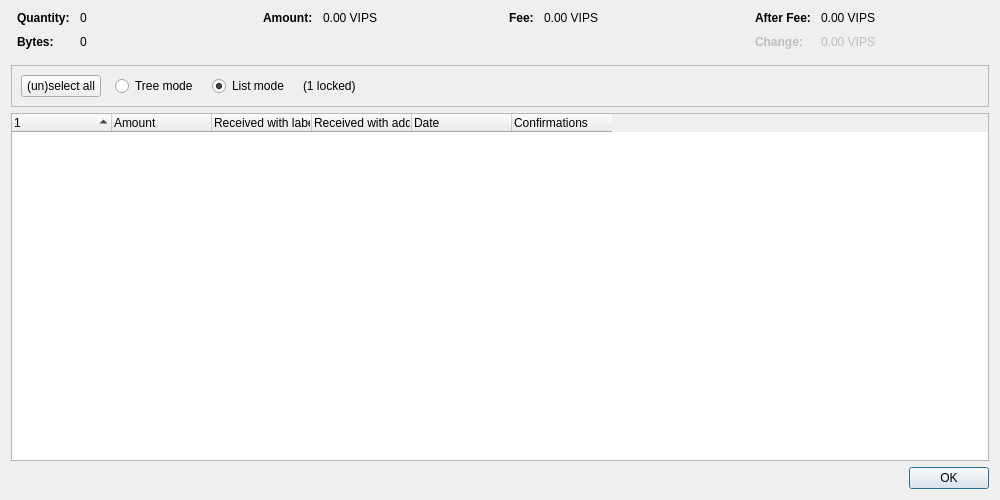
<?xml version="1.0" encoding="UTF-8"?>
<ui version="4.0">
 <class>CoinControlDialog</class>
 <widget class="QDialog" name="CoinControlDialog">
  <property name="geometry">
   <rect>
    <x>0</x>
    <y>0</y>
    <width>1000</width>
    <height>500</height>
   </rect>
  </property>
  <property name="windowTitle">
   <string>Coin Selection</string>
  </property>
  <layout class="QVBoxLayout" name="verticalLayout">
   <item>
    <layout class="QHBoxLayout" name="horizontalLayoutTop" stretch="0,0,0,0">
     <property name="topMargin">
      <number>0</number>
     </property>
     <property name="bottomMargin">
      <number>10</number>
     </property>
     <item>
      <layout class="QFormLayout" name="formLayoutCoinControl1">
       <property name="labelAlignment">
        <set>Qt::AlignLeft|Qt::AlignVCenter</set>
       </property>
       <property name="horizontalSpacing">
        <number>10</number>
       </property>
       <property name="verticalSpacing">
        <number>10</number>
       </property>
       <property name="leftMargin">
        <number>6</number>
       </property>
       <property name="rightMargin">
        <number>6</number>
       </property>
       <item row="0" column="0">
        <widget class="QLabel" name="labelCoinControlQuantityText">
         <property name="font">
          <font>
           <weight>75</weight>
           <bold>true</bold>
          </font>
         </property>
         <property name="text">
          <string>Quantity:</string>
         </property>
        </widget>
       </item>
       <item row="0" column="1">
        <widget class="QLabel" name="labelCoinControlQuantity">
         <property name="cursor">
          <cursorShape>IBeamCursor</cursorShape>
         </property>
         <property name="contextMenuPolicy">
          <enum>Qt::ActionsContextMenu</enum>
         </property>
         <property name="text">
          <string notr="true">0</string>
         </property>
         <property name="textInteractionFlags">
          <set>Qt::LinksAccessibleByMouse|Qt::TextSelectableByMouse</set>
         </property>
        </widget>
       </item>
       <item row="1" column="0">
        <widget class="QLabel" name="labelCoinControlBytesText">
         <property name="font">
          <font>
           <weight>75</weight>
           <bold>true</bold>
          </font>
         </property>
         <property name="text">
          <string>Bytes:</string>
         </property>
        </widget>
       </item>
       <item row="1" column="1">
        <widget class="QLabel" name="labelCoinControlBytes">
         <property name="cursor">
          <cursorShape>IBeamCursor</cursorShape>
         </property>
         <property name="contextMenuPolicy">
          <enum>Qt::ActionsContextMenu</enum>
         </property>
         <property name="text">
          <string notr="true">0</string>
         </property>
         <property name="textInteractionFlags">
          <set>Qt::LinksAccessibleByMouse|Qt::TextSelectableByMouse</set>
         </property>
        </widget>
       </item>
      </layout>
     </item>
     <item>
      <layout class="QFormLayout" name="formLayoutCoinControl2">
       <property name="horizontalSpacing">
        <number>10</number>
       </property>
       <property name="verticalSpacing">
        <number>10</number>
       </property>
       <property name="leftMargin">
        <number>6</number>
       </property>
       <property name="rightMargin">
        <number>6</number>
       </property>
       <item row="0" column="0">
        <widget class="QLabel" name="labelCoinControlAmountText">
         <property name="font">
          <font>
           <weight>75</weight>
           <bold>true</bold>
          </font>
         </property>
         <property name="text">
          <string>Amount:</string>
         </property>
        </widget>
       </item>
       <item row="0" column="1">
        <widget class="QLabel" name="labelCoinControlAmount">
         <property name="cursor">
          <cursorShape>IBeamCursor</cursorShape>
         </property>
         <property name="contextMenuPolicy">
          <enum>Qt::ActionsContextMenu</enum>
         </property>
         <property name="text">
          <string notr="true">0.00 VIPS</string>
         </property>
         <property name="textInteractionFlags">
          <set>Qt::LinksAccessibleByMouse|Qt::TextSelectableByMouse</set>
         </property>
        </widget>
       </item>
      </layout>
     </item>
     <item>
      <layout class="QFormLayout" name="formLayoutCoinControl3">
       <property name="horizontalSpacing">
        <number>10</number>
       </property>
       <property name="verticalSpacing">
        <number>10</number>
       </property>
       <property name="leftMargin">
        <number>6</number>
       </property>
       <property name="rightMargin">
        <number>6</number>
       </property>
       <item row="0" column="0">
        <widget class="QLabel" name="labelCoinControlFeeText">
         <property name="font">
          <font>
           <weight>75</weight>
           <bold>true</bold>
          </font>
         </property>
         <property name="text">
          <string>Fee:</string>
         </property>
        </widget>
       </item>
       <item row="0" column="1">
        <widget class="QLabel" name="labelCoinControlFee">
         <property name="cursor">
          <cursorShape>IBeamCursor</cursorShape>
         </property>
         <property name="contextMenuPolicy">
          <enum>Qt::ActionsContextMenu</enum>
         </property>
         <property name="text">
          <string notr="true">0.00 VIPS</string>
         </property>
         <property name="textInteractionFlags">
          <set>Qt::LinksAccessibleByMouse|Qt::TextSelectableByMouse</set>
         </property>
        </widget>
       </item>
      </layout>
     </item>
     <item>
      <layout class="QFormLayout" name="formLayoutCoinControl4">
       <property name="labelAlignment">
        <set>Qt::AlignLeft|Qt::AlignVCenter</set>
       </property>
       <property name="horizontalSpacing">
        <number>10</number>
       </property>
       <property name="verticalSpacing">
        <number>10</number>
       </property>
       <property name="leftMargin">
        <number>6</number>
       </property>
       <property name="rightMargin">
        <number>6</number>
       </property>
       <item row="0" column="0">
        <widget class="QLabel" name="labelCoinControlAfterFeeText">
         <property name="font">
          <font>
           <weight>75</weight>
           <bold>true</bold>
          </font>
         </property>
         <property name="text">
          <string>After Fee:</string>
         </property>
        </widget>
       </item>
       <item row="0" column="1">
        <widget class="QLabel" name="labelCoinControlAfterFee">
         <property name="cursor">
          <cursorShape>IBeamCursor</cursorShape>
         </property>
         <property name="contextMenuPolicy">
          <enum>Qt::ActionsContextMenu</enum>
         </property>
         <property name="text">
          <string notr="true">0.00 VIPS</string>
         </property>
         <property name="textInteractionFlags">
          <set>Qt::LinksAccessibleByMouse|Qt::TextSelectableByMouse</set>
         </property>
        </widget>
       </item>
       <item row="1" column="0">
        <widget class="QLabel" name="labelCoinControlChangeText">
         <property name="enabled">
          <bool>false</bool>
         </property>
         <property name="font">
          <font>
           <weight>75</weight>
           <bold>true</bold>
          </font>
         </property>
         <property name="text">
          <string>Change:</string>
         </property>
        </widget>
       </item>
       <item row="1" column="1">
        <widget class="QLabel" name="labelCoinControlChange">
         <property name="enabled">
          <bool>false</bool>
         </property>
         <property name="cursor">
          <cursorShape>IBeamCursor</cursorShape>
         </property>
         <property name="contextMenuPolicy">
          <enum>Qt::ActionsContextMenu</enum>
         </property>
         <property name="text">
          <string notr="true">0.00 VIPS</string>
         </property>
         <property name="textInteractionFlags">
          <set>Qt::LinksAccessibleByMouse|Qt::TextSelectableByMouse</set>
         </property>
        </widget>
       </item>
      </layout>
     </item>
    </layout>
   </item>
   <item>
    <widget class="QFrame" name="frame">
     <property name="minimumSize">
      <size>
       <width>0</width>
       <height>40</height>
      </size>
     </property>
     <property name="frameShape">
      <enum>QFrame::StyledPanel</enum>
     </property>
     <property name="frameShadow">
      <enum>QFrame::Sunken</enum>
     </property>
     <layout class="QHBoxLayout" name="horizontalLayout">
      <item>
       <layout class="QHBoxLayout" name="horizontalLayoutPanel" stretch="0,0,0,0,0">
        <property name="spacing">
         <number>14</number>
        </property>
        <item>
         <widget class="QPushButton" name="pushButtonSelectAll">
          <property name="sizePolicy">
           <sizepolicy hsizetype="Maximum" vsizetype="Fixed">
            <horstretch>0</horstretch>
            <verstretch>0</verstretch>
           </sizepolicy>
          </property>
          <property name="text">
           <string>(un)select all</string>
          </property>
          <property name="autoDefault">
           <bool>false</bool>
          </property>
         </widget>
        </item>
        <item>
         <widget class="QRadioButton" name="radioTreeMode">
          <property name="sizePolicy">
           <sizepolicy hsizetype="Maximum" vsizetype="Fixed">
            <horstretch>0</horstretch>
            <verstretch>0</verstretch>
           </sizepolicy>
          </property>
          <property name="text">
           <string>Tree mode</string>
          </property>
         </widget>
        </item>
        <item>
         <widget class="QRadioButton" name="radioListMode">
          <property name="sizePolicy">
           <sizepolicy hsizetype="Maximum" vsizetype="Fixed">
            <horstretch>0</horstretch>
            <verstretch>0</verstretch>
           </sizepolicy>
          </property>
          <property name="text">
           <string>List mode</string>
          </property>
          <property name="checked">
           <bool>true</bool>
          </property>
         </widget>
        </item>
        <item>
         <widget class="QLabel" name="labelLocked">
          <property name="text">
           <string notr="true">(1 locked)</string>
          </property>
         </widget>
        </item>
        <item>
         <spacer name="horizontalSpacer">
          <property name="orientation">
           <enum>Qt::Horizontal</enum>
          </property>
          <property name="sizeHint" stdset="0">
           <size>
            <width>40</width>
            <height>20</height>
           </size>
          </property>
         </spacer>
        </item>
       </layout>
      </item>
     </layout>
    </widget>
   </item>
   <item>
    <widget class="CoinControlTreeWidget" name="treeWidget">
     <property name="contextMenuPolicy">
      <enum>Qt::CustomContextMenu</enum>
     </property>
     <property name="sortingEnabled">
      <bool>false</bool>
     </property>
     <property name="columnCount">
      <number>6</number>
     </property>
     <attribute name="headerShowSortIndicator" stdset="0">
      <bool>true</bool>
     </attribute>
     <attribute name="headerStretchLastSection">
      <bool>false</bool>
     </attribute>
     <column>
      <property name="text">
       <string/>
      </property>
     </column>
     <column>
      <property name="text">
       <string>Amount</string>
      </property>
     </column>
     <column>
      <property name="text">
       <string>Received with label</string>
      </property>
     </column>
     <column>
      <property name="text">
       <string>Received with address</string>
      </property>
     </column>
     <column>
      <property name="text">
       <string>Date</string>
      </property>
     </column>
     <column>
      <property name="text">
       <string>Confirmations</string>
      </property>
      <property name="toolTip">
       <string>Confirmed</string>
      </property>
     </column>
     <column>
      <property name="text">
       <string/>
      </property>
     </column>
     <column>
      <property name="text">
       <string/>
      </property>
     </column>
     <column>
      <property name="text">
       <string/>
      </property>
     </column>
     <column>
      <property name="text">
       <string/>
      </property>
     </column>
    </widget>
   </item>
   <item>
    <widget class="QDialogButtonBox" name="buttonBox">
     <property name="orientation">
      <enum>Qt::Horizontal</enum>
     </property>
     <property name="standardButtons">
      <set>QDialogButtonBox::Ok</set>
     </property>
    </widget>
   </item>
  </layout>
 </widget>
 <customwidgets>
  <customwidget>
   <class>CoinControlTreeWidget</class>
   <extends>QTreeWidget</extends>
   <header>qt/coincontroltreewidget.h</header>
  </customwidget>
 </customwidgets>
 <resources/>
 <connections/>
</ui>
